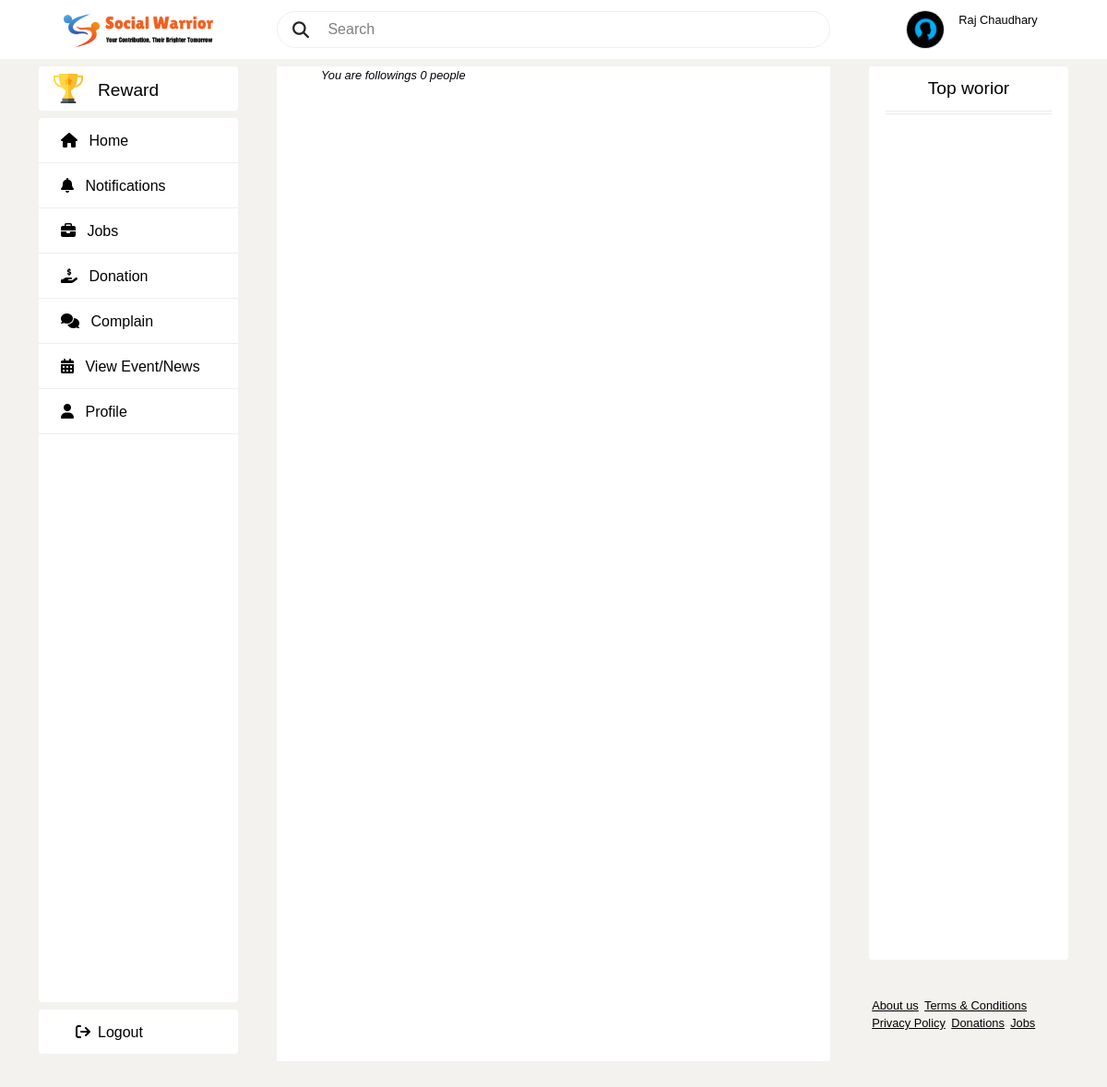
The app's page /followings/ (signed in) with its own data.
### publicapp/models.py (models this page shows)
class Profile(models.Model):
    user=models.ForeignKey(User,on_delete=models.CASCADE,blank=True,null=True)
    contact_no=models.IntegerField()
    full_name=models.CharField(max_length=50)
    dob = models.CharField(max_length=100,blank=True)
    city=models.CharField(max_length=200)
    state=models.CharField(max_length=200)
    pin_code=models.CharField(max_length=100)
    followers=models.ManyToManyField(User,related_name='followers',blank=True)
    followings =models.ManyToManyField(User,related_name='followings',blank=True)
    profile_picture = models.ImageField(upload_to='profilepics',blank=True)

### publicapp/views.py (the view)
# urls.py: path('followings/',views.followings,name='followings'),
def followings(request):
    user = request.session['email']
    current_user = User.objects.get(email=user)
    current_user_details = Profile.objects.get(user=user)
    current_user_followings = current_user_details.followings.all()
    following_emails = [(following.email) for following in current_user_followings]
    following_details =[]
    for i in following_emails:
        profile = Profile.objects.get(user=i)
        following_details.append({'full_name':profile.full_name,'pic':profile.profile_picture,'followers':profile.followers.count})
    current_user_followers = current_user_details.followers.all()
    followers_emails = [(followers.email) for followers in current_user_followers]
    followers_details =[]
    for i in followers_emails:
        profile = Profile.objects.get(user=i)
        followers_details.append({'full_name':profile.full_name,'pic':profile.profile_picture,'followings':profile.followings.count})
    return render(request,'followings.html',locals())

### publicapp/templates/followings.html (shortened to what this page needs)
{% extends 'publicparent.html' %}
{% load static %}
{% block content %}
<div class="follower">
  <p class="txt-3 mt-2" style="margin-left: 3rem;"><i class="mt-3 mb-3">You are followings {{current_user_followings.count}} people</i></p>
</div>
{% endblock %}

### publicapp/templates/publicparent.html (shortened to what this page needs)
<!DOCTYPE html>
<html lang="en">
  <head>
    {% load static %}
    <link
      rel="stylesheet"
      href="https://cdnjs.cloudflare.com/ajax/libs/font-awesome/6.4.0/css/all.min.css"
    />
    <link href="https://cdn.jsdelivr.net/npm/bootstrap@5.3.3/dist/css/bootstrap.min.css" rel="stylesheet">
    <link rel="stylesheet" href="{% static 'css/publicstyle.css' %}" />
  </head>
  <body class="body">
    <header>
      <div class="left">
        <div class="logo">
          <img class="logo-img" src="{% static 'img/slogo.png' %}" alt="" />
        </div>
      </div>
      <div class="middle">
        <form>
          <div class="search nav-search">
            <i class="fa fa-search" style="font-size: 18px; margin-left: 1rem">
            </i>
            <input type="text" placeholder=" Search " />
          </div>
        </form>
      </div>
      <div class="right">
        <div class="user-profile">
              {% if current_user_details.profile_picture %}
              <a href="{%url 'publicapp:profile'%}">
                <img class="profile-img" src="{{ current_user_details.profile_picture.url }}" alt=""/>
              </a>
              {% else %}
              <a href="{%url 'publicapp:profile'%}">
                <img class="profile-img" src="{% static 'img/profile.png' %}" alt=""/>
              </a>
              {% endif %}
          <div class="profile-txt">
            <a href="{%url 'publicapp:profile'%}" class="txt-3"><p>{{current_user_details.full_name}}</p></a>
          </div>
        </div>
      </div>
    </header>
    <main>
      <div class="publicleft">
        <div class="navlefttop logo">
          <img class="logo-img" src="{% static 'img/trophy.png' %}" />
          <div class="logo-txt">
            <p class="txt-1" style="color: #000000;">Reward</p>
          </div>
        </div>
        <div class="navleftmiddle">
          <div class="navleftmiddles">
            <a
              href="{%url 'publicapp:publichome'%}"
              class="text-decoration-none"
            >
              <span class="txt-2 "><i class="fa-solid fa-house"></i></span>
              <span class="txt-2 ">Home</span>
            </a>
          </div>
          <div class="navleftmiddles">
            <a
              href="{%  url 'publicapp:notifications' %}"
              class="text-decoration-none"
            >
              <span class="txt-2"><i class="fa-solid fa-bell"></i></span>
              <span class="txt-2">Notifications</span>
            </a>
          </div>
          <div class="navleftmiddles">
            <a href="{%url 'publicapp:jobs'%}" class="text-decoration-none">
              <span class="txt-2"><i class="fa-solid fa-briefcase"></i></span>
              <span class="txt-2">Jobs</span>
            </a>
          </div>
          <div class="navleftmiddles">
            <a href="{%url 'publicapp:donation'%}" class="text-decoration-none">
              <span class="txt-2"
                ><i class="fa-solid fa-hand-holding-dollar"></i
              ></span>
              <span class="txt-2">Donation</span>
            </a>
          </div>
          <div class="navleftmiddles">
            <a href="{%url 'publicapp:complain'%}" class="text-decoration-none">
              <span class="txt-2"
                ><i class="fa-solid fa-comments"></i
              ></span>
              <span class="txt-2">Complain</span>
            </a>
          </div>
          <div class="navleftmiddles">
            <a href="{%url 'publicapp:viewevent'%}" class="text-decoration-none">
              <span class="txt-2"
                ><i class="fa-solid fa-calendar-days"></i></span>
              <span class="txt-2">View Event/News</span>
            </a>
          </div>
          <div class="navleftmiddles">
            <a
              href="{%url 'publicapp:profile'%}"
              class="text-decoration-none"
            >
              <span class="txt-2"><i class="fa-solid fa-user"></i></span>
              <span class="txt-2">Profile</span>
            </a>
          </div>
        </div>
        <div class="navleftbottom navleftmiddles">
          <div style="margin-top: 13px;">
            <a href="{%url 'publicapp:logout'%}" class="txt-2" data-bs-toggle="modal" data-bs-target="#logoutModal">
              <i class="fa-solid fa-sign-out mx-2 "></i>Logout
            </a>
          </div>
        </div>
      </div>
      <div class="publicmiddle">{% block content %} {% endblock%}</div>
      <div class="publicright">
        <div class="box" >
          <div class="box-header" >
            <p class="txt-1" >Top  worior</p>
          </div>
      <div class="box-main">
        <div style="border-bottom: 1px solid black; opacity: 8%; margin-bottom: 2px;  margin-left: 18px; margin-right: 18px;"></div>
          <div style="border-bottom: 1px solid black; opacity: 8%; margin-bottom: 2px;  margin-left: 18px; margin-right: 18px;"></div>
      </div>
        </div>
        <div class="box box-bottom" style="
        display: flex;
        flex-wrap: wrap;
        background: none;
        flex: none;
        padding: 2rem 0rem;
    ">
              <a href="/about/"class="txt-3">About us</a>
              <a href="/terms/"class="txt-3">Terms &amp; Conditions</a>
              <a href="/policy/"class="txt-3">Privacy Policy</a>
              <a href="/donation/"class="txt-3">Donations</a>
              <a href="/jobs/"class="txt-3">Jobs</a>
            </div>
      </div>
    </main>
  </body>
</html>

### static/css/publicstyle.css (style rules this page uses)
:root { --white: #000000; --darkgray: #3a3a3a; --gray: #eee; --lightgray: #faf8f8; --green: #ec4c17; --border-radius: 0.25rem; --border-radius2: 5rem; }
* { font-family: "Poppins", sans-serif; margin: 0; padding: 0; }
body { scroll-behavior: smooth; position: relative; height: 100vh; width: 100%; background: #f4f2ee; overflow: hidden; margin: 0; padding: 0; }
a { text-decoration: none; }
p { margin-bottom: 0rem; }
.txt-1 { color: var(--white); font-size: 1.2rem; font-weight: 500; }
.txt-2 { color: var(--white); font-size: 1rem; font-weight: 400; }
.txt-3 { color: var(--white); font-size: 0.8rem; font-weight: 300; }
input { color: black; }
header { width: 100%; position: absolute; background: #ffffff; }
.logo { display: flex; align-items: center; }
.user-profile { display: flex; align-items: center; }
.logo-img { height: 3rem; object-fit: cover; }
.logo-txt { margin: 0rem 0rem 0rem 1rem; }
.profile-txt { min-height: 2.5rem; margin: 0rem 0rem 0rem 1rem; }
.profile-img { margin-left: 0.5rem; width: 2.5rem; height: 2.5rem; object-fit: cover; box-shadow: rgba(0, 0, 0, 0.02) 0px 1px 3px 0px, rgba(27, 31, 35, 0.15) 0px 0px 0px 1px; background-color: #ffffff; border-radius: 100rem; }
.search { width: 100%; height: 2.5rem; display: flex; margin-right: 20px; align-items: center; border: 1px solid var(--gray); border-radius: var(--border-radius2); background: transparent; }
.search input[type="text"],input[type="number"] { padding: 0rem 1rem 0rem 1rem; height: 2.5rem; flex: 1; border: none; outline: none; background: transparent; }
input::placeholder { color: #000000; opacity: 50%; }
main { top: 4rem; position: absolute; display: flex; }
.publicleft { width: 25vw; display: flex; flex-direction: column; align-items: center; }
.navlefttop { margin: 0.5rem; width: 18vw; height: 3rem; border-radius: var(--border-radius); background: #ffffff; }
.navlefttop .logo-img { margin-left: 1rem; height: 2rem; width: 2rem; aspect-ratio: 1/1; }
.navleftmiddle { display: flex; flex-direction: column; flex: 1; width: 18vw; border-radius: var(--border-radius); background: #ffffff; }
.navleftmiddle div { box-sizing: unset; padding: 0.8rem 0rem; height: 1.4rem; border-bottom: 0.5px solid var(--gray); }
.navleftmiddle div .txt-2 { margin-left: 0.5rem; }
.navleftmiddle div a { margin-left: 1rem; }
.navleftbottom { margin: 0.5rem; width: 18vw; height: 3rem; border-radius: var(--border-radius); background: #ffffff; }
.navleftbottom div { margin: 1rem 0rem 0rem 1rem; }
.navleftbottom div .txt-2 { margin-left: 1rem; }
.publicmiddle { height: 90vh; width: 50vw; overflow: auto; scrollbar-width: none; }
.feed-search .btn,.user-profile { margin: 0rem 1rem; }
.publicright { width: 25vw; display: flex; flex-direction: column; align-items: center; }
.box { position: relative; margin-top: 0.5rem; flex: 1; width: 18vw; border-radius: var(--border-radius); background: #ffffff; }
.box.box-bottom a { cursor: pointer; text-decoration: underline; padding: 0rem 0.2rem; }
.box .box-header { position: absolute; top: 1.5rem; left: 50%; transform: translate(-50%, -50%); }
.box .box-main { height: -webkit-fill-available; position: absolute; width: 100%; top:3rem; overflow: auto; }
@media (min-width: 786px) { header { display: flex; align-items: center; height: 4rem; } }
@media (min-width: 786px) { header .left, header .right { width: 50%; display: flex; justify-content: space-evenly; } }
@media (min-width: 786px) { header .middle { width: 100%; } }
header .left { justify-content: space-around; display: flex; }
.follower { background: #fff; min-height: 100vh; }

### records on screen
Profile: profile_picture (picture), full_name "Raj Chaudhary"

### other values on screen
{{ current_user_followings.count }} "0"
